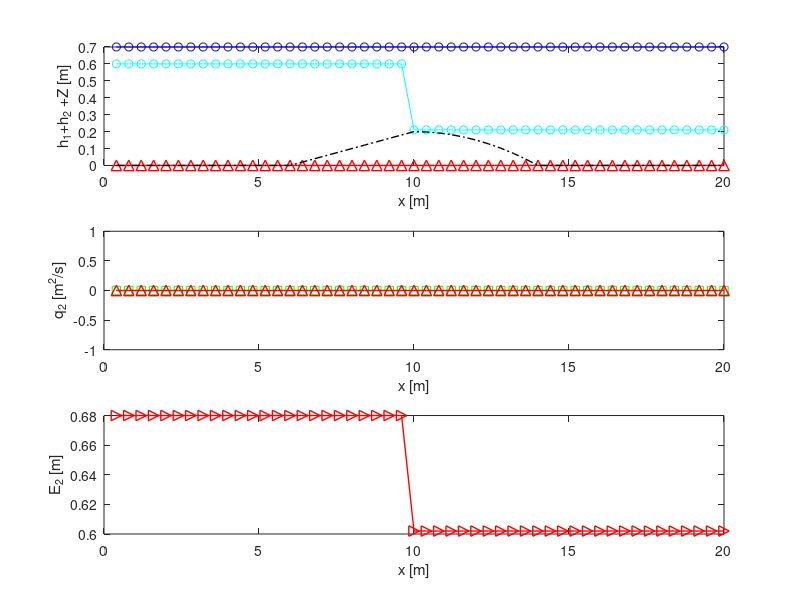

Recreate this plot in MATLAB. (Note: this script raises an error after producing the figure.)

%%%%%%%%%%%%%%%%%%%%%%%%%%%%%%%%%%%%%%%%%%%%%%%%%%%%%%%%%%%%%%%%%%%%%%%%%%%%%
% The well-balanced algorithm preserves stationary shockwaves for two-layer
% shallow water equations.

%this is part of a paper titled "preserving stationary discontinuities in
%two-Layer shallow water equations with a novel well-balanced approach".

% majid akbari* 2023.
%* Department of Civil Engineering, University of Sistan and
%Baluchestan, Zahedan, Iran.
%Email: majidakbari@pgs.usb.ac.ir   ORCIDE: 0000-0002-8659-3753 

% the code will be updated soon...
%%%%%%%%%%%%%%%%%%%%%%%%%%%%%%%%%%%%%%%%%%%%%%%%%%%%%%%%%%%%%%%%%%%%%%%%%%%%%

clc
clear;
for kr=1:4 % loop for 4 different density ratio
for kn=1:6 % loop for 6 different mesh sizes

nk=[50 100 200 400 800 3200]; % mesh
rk=[0.8 0.92 0.98 0.99]; % table of density ratio

rr=rk(kr); % density ratio
n = nk(kn)+3; % mesh size

t=0; % start time
a=(n-3)/20;
dx = 1/a; % space interval
g = 9.81; % gravity
CFL=0.5;% courant number

H(1:n+2) = zeros;
U(1:n+2) = zeros; 
Z(1:n+2) = zeros;
Ul1(1:n+2) = zeros;


i=6*a:10*a;
     Z(i+1)=0.05.*((i/a-8+2)); %#ok<SAGROW>
i=10*a:14*a;    
    Z(i+1)=0.2-0.0125.*((i/a-12+2)).^2; %#ok<SAGROW>

% empty matrices
S1(1:n+2) = zeros;c1(1:n+2) = zeros;
S(1:n+2) = zeros;S3(1:n+2) = zeros;
Z1(1:n+2) = zeros;
B(1:n+2) = zeros;M(1:n+2) = zeros;
C(1:n+2) = zeros;J(1:n+2) = zeros;
D(1:n+2) = zeros;L1(1:n+2) = zeros;
E(1:n+2) = zeros;u2(1:n+2) = zeros;S2(1:n+2) = zeros;BB(1:n+2) = zeros;
k(1:n+2) = zeros;Fu1(1:n+2) = zeros;
h1(1:n+2) = zeros;h2(1:n+2) = zeros;

B1(1:n+2) = zeros;C1(1:n+2) = zeros;C2(1:n+2) = zeros;C3(1:n+2) = zeros;
z(1:n+2)=zeros;h(1:n+2)=zeros;L(1:n+2) = zeros;JJ(1:n+2) = zeros;
A(1:n+2)=zeros;h3(1:n+2) = zeros;
P(1:n+2)=zeros;Q(1:n+2)=zeros;DT(1:n+2) = zeros;
C4(1:n+2) = zeros;F2(1:n+2) = zeros;
U1(1:n+2) = zeros;zl1(1:n+2) = zeros;zl(1:n+2) = zeros;
SS(1:n+2) = zeros;
c2(1:n+2)=zeros;z1(1:n+2)=zeros;
SR(1:n+2)=zeros;SRe(1:n+2)=zeros;
SL(1:n+2)=zeros;SLe(1:n+2)=zeros;
X(1:n+2)=zeros;T1(1:n+2)=zeros;Tl11(1:n+2)=zeros;
F(1:n+2) = zeros;
Fu(1:n+2) = zeros;

q1(1:n+2) = zeros;
Fl1p(1:n+2)=zeros;Fl1m(1:n+2) = zeros;q2(1:n+2) = zeros;

hl2(1:n+2)=zeros;hl3(1:n+2) = zeros;
SLe1(1:n+2)=zeros;SLe2(1:n+2)=zeros;SRe2(1:n+2)=zeros;SRe1(1:n+2)=zeros;
Sl1(1:n+2) = zeros;

Fu2(1:n+2)=zeros;

FHpl1(1:n+2)=zeros;
FHml1(1:n+2)=zeros;
FUpl1(1:n+2)=zeros;
FUml1(1:n+2)=zeros;

Fup2(1:n+2)=zeros;
Fum2(1:n+2)=zeros;

Fp(1:n+2)=zeros;
Fm(1:n+2)=zeros;

FHp(1:n+2)=zeros;
FHm(1:n+2)=zeros;
FUp(1:n+2)=zeros;
FUm(1:n+2)=zeros;

% inital dam break
H(1:(n-2)/2)=0.6-Z(1:(n-2)/2);
H((n-2)/2:end)=0.21-Z((n-2)/2:end);% lower layer water height 
Hl1= 0.7-H-Z;% upper layer water height 


if kr==1
 tend=500.0005; 
elseif kr==2   
tend=1500.0005; 
elseif kr==3
tend=2000.0005;
elseif kr==4
tend=4000.0005;
end
tend=1000;
while  t <= tend
   

    v1 = max(abs(Ul1./Hl1) +...
        sqrt(g*(Hl1)));
    v2= max(abs(U./H) +...
        sqrt(g*(rr.*Hl1+H)));

   if t>0
       CFL=0.7;
   end
    
  v = max(v1,v2);
  dt = CFL*(dx/v); % timestep is chosen dynamically
 
   t = t+ dt;

% draw subplot 1
xx=(1:n-3)./a-1.*dx;
if t>0
subplot(3,1,1)

x=(1:n-3)./a;
i=2:n-2;
plot(x,(H(i)+Z(i)),'co-',x,(Hl1(i)+H(i)+Z(i)),'bo-',x,SS(i),'r^-','MarkerSize',7.5,'LineWidth',1.0)

hold on
plot(x,Z(i),'k-.','LineWidth',1.0)

xlabel('x [m]');
ylabel('h_1+h_2 +Z [m]');


hold off

grid off

subplot(3,1,2)

x=(1:n-3)./a;
i=2:n-2;

plot(x,(U(i)),'gs-',x,BB(i),'r^-','MarkerSize',7.5,'LineWidth',1.0)
hold off

xlabel('x [m]');
ylabel('q_2 [m^2/s]');

subplot(3,1,3)
plot(x,(0.5.*1./g.*(U(i)./H(i)).^2+rr.*Hl1(i)+H(i)+Z(i)),'r>-','MarkerSize',7.5,'LineWidth',1.0)

xlabel('x [m]');
ylabel('E_2 [m]');

if t<=dt
hfig1=figure(1);
set(hfig1,'position',[5 5 700 1800])
end
end


drawnow
i = 2:n;

%%%
Fum2(i)=U(i).^2./((H(i)))+0.5.*g.*((H(i)).^2); % layer 2 flux
Fup2(i)=U(i+1).^2./((H(i+1)))+0.5.*g.*((H(i+1)).^2);

Fl1p(i)=Ul1(i+1).^2./((Hl1(i+1)))+0.5.*g.*((Hl1(i+1)).^2); % layer 1 flux
Fl1m(i)=Ul1(i).^2./((Hl1(i)))+0.5.*g.*((Hl1(i)).^2);
%%
%Algorithen to Compute Shock Position
%%%%%%%%%%%%%%%%%%%%
J(i)=0.5.*(Ul1(i+1)+Ul1(i));
q01(i)=J(i).^2./(Hl1(i).*Hl1(i+1));
%%%%%%%%%%%%%%%%%%%%
J(i)=0.5.*(U(i+1)+U(i));
q02(i)=J(i).^2./(H(i).*H(i+1));
%%%%%%%%%%%%%%%%%%%%


B2(i)=0.5.*g.*(H(i)+H(i+1)).*(1-rr).*(H(i+1)-H(i));

J(i)=0.5.*(U(i)+U(i+1));

Fu(i)=(J(i)).^2./H(i)+0.0.*(g.*H(i).^2);
Fu1(i)=(J(i)).^2./H(i+1)+0.0.*(g.*H(i+1).^2);

P(i)=-((Fu1(i)-Fu(i))+B2(i))./(H(i+1)-H(i));

%%%%%%%%%%%%
C0(i)=0.5.*(Hl1(i+1)+Hl1(i));
C01(i)=0.5.*(H(i+1)+H(i));

B02(i)=0.5.*g.*(H(i)+H(i+1)).*rr.*(Hl1(i+1)-Hl1(i));

B01(i)=0.5.*g.*(Hl1(i)+Hl1(i+1)).*(H(i+1)-H(i));

Sl1s(i)=(1.*-g.*(0.5.*Hl1(i+1)+0.5.*Hl1(i)).*(Z(i+1)-Z(i))+(q01(i)-g.*C0(i)).*(Hl1(i+1)-Hl1(i)));

S2s(i)=(1.*-g.*(0.5.*H(i)+0.5.*H(i+1)).*(Z(i+1)-Z(i))-g.*0.5.*(H(i)+H(i+1)).*rr.*(Hl1(i+1)-Hl1(i)));

%%%%%%%%%%%%%%%%%%%%%% TLSWES  %%%%%%%%%%%%%%%%%%%%%%%%%
%%%%%%%%%%%%%%%%%%%%%% layer 1 %%%%%%%%%%%%%%%%%%%%%%%%%

Q1(i)=-(q01(i)-g.*C0(i)).*(Hl1(i+1)-Hl1(i));

F21(i)=(Q1(i))./(Hl1(i+1)-Hl1(i));

Q2(i)=-(q02(i)-g.*C01(i)).*(H(i+1)-H(i));

F42(i)=(Q2(i)-S2s(i))./(H(i+1)-H(i));

F22(i)=(+B01(i)-Sl1s(i))./(H(i+1)-H(i));

F41(i)=(+B02(i))./(Hl1(i+1)-Hl1(i));

P(i)=-(F21(i).*F42(i)-F22(i).*F41(i));
P(isinf(P))=0;
P(isnan(P))=0;

h(i)=H(i-1);
h1(i)=H(i-1);
h2(i)=H(i+1);

C1(i)=(P(i-1));
C2(i)=(P(i));
C3(i)=(P(i+1));

Q1(i)=-(q01(i)-g.*C0(i)).*(Hl1(i+1)-Hl1(i));

F21(i)=(Q1(i))./(Hl1(i+1)-Hl1(i));

Q2(i)=-(q02(i)-g.*C01(i)).*(H(i+1)-H(i));

F42(i)=(Q2(i))./(H(i+1)-H(i));

F22(i)=(+B01(i))./(H(i+1)-H(i));

F41(i)=(+B02(i))./(Hl1(i+1)-Hl1(i));

P(i)=-(F21(i).*F42(i)-F22(i).*F41(i));
P(isinf(P))=0;
P(isnan(P))=0;
C(i)=(P(i-1));
F(i)=(C(i-1));
C4(i)=(P(i+1));

%%% shock position
J(i)=min(C(i),max(P(i),C2(i)));
JJ(i)=min(F(i),max(C(i),C1(i)));

ttS=find(JJ>0 & J<0);

%%
Fr1=H;
Fr2=H;
G=H;G1=H;
G2=H;G3=H;
c2(i)=(1-rr).*(g.*H(i)); %layer 2

c1(i)=(1-rr).*(Hl1(i).*g); %layer 1

Fr1(i)=(Ul1(i)./Hl1(i)).^2./c1(i); %layer 1

Fr2(i)=(U(i)./H(i)).^2./c2(i);%layer 2

G(i)=-(Fr1(i)+Fr2(i)-(1-rr).*Fr1(i).*Fr2(i)-1);
c2(i)=(g.*H(i)); %layer 2

c1(i)=(Hl1(i).*g); %layer 1

G(i)=((U(i)./H(i)).^2-c2(i)).*((Ul1(i)./Hl1(i)).^2-c1(i))-g.^2.*H(i).*Hl1(i).*rr;
G1(i)=G(i+1);
%%
h(i)=Hl1(i+1);
ttY1=find(C>0 & P<0 & H>h2);
ttY2=find(P>0 & C4<0 & H<h2);

ttC1=find(C>0 & P<0);
ttC2=find(P>0 & C4<0);
ttC10=find(JJ>0 & J<0);
ttC20=find(C2>0 & C3<0);

tE1=find(C>0 & P<0  & H<h2);% selective energy balanced
tE2=find(P>0 & C4<0 & H<h2);% selective energy balanced

h(i)=H(i+2);

tYY1=find(C1>0 & J<0);
tYY2=find(J>0 & C3<0);
tYY10=find(C>0 & P<0);
tYY20=find(P>0 & C4<0);

tef=find(G>0 & G1<0 & h1>h2); % critical point-entropy fix

ttY=[ttY2 ttY1];
ttC=[ttC2,ttC1,ttC20,ttS];
tE=[tE1,tE2];
tYY=[tYY1,tYY2,tYY10,tYY20];

ttD=ttY;

SS(:)=nan;
BB(:)=nan;


if t>0
  %shock pos  
disp("Xs=");disp(xx(ttS))  
H(ttS)+Z(ttS)

SS(ttS)=H(ttS)+Z(ttS);
BB(ttS)=U(ttS);
end


FD=H;
FD(i)=1;
FD(ttC)=0;

FE=H;
FE(i)=1;
FE(tE)=0; % selective energy balanced

FC(i)=1; %#ok<*SAGROW> 
FC(tef)=0; %entropy fix
%%
% algorithem to compute the direction of internal shock

%%%%%%%%%%%%%%%%%%%%
J(i)=0.5.*(Ul1(i+1)+Ul1(i-1));
qf1(i)=J(i).^2./(Hl1(i-1).*Hl1(i+1));
%%%%%%%%%%%%%%%%%%%%
J(i)=0.5.*(U(i+1)+U(i-1));
qf2(i)=J(i).^2./(H(i-1).*H(i+1));
%%%%%%%%%%%%%%%%%%%%

C(i)=0.5.*(Hl1(i+1)+Hl1(i-1));

C1(i)=0.5.*(H(i+1)+H(i-1));

Q1(i)=qf1(i)-(-g.*C(i)).*(Hl1(i+1)-Hl1(i-1));

Q10(i)=-(qf1(i)-g.*C(i)).*(Hl1(i+1)-Hl1(i-1));

Q2(i)=-(qf2(i)-g.*C1(i)).*(H(i+1)-H(i-1));

B2(i)=0.5.*g.*(H(i-1)+H(i+1)).*rr.*(Hl1(i+1)-Hl1(i-1));


Sl1s(i)=-g.*0.5.*(Hl1(i+1)+Hl1(i-1)).*(Z(i+1)-Z(i-1));

B1(i)=0.5.*g.*(Hl1(i+1)+Hl1(i-1)).*(H(i+1)-H(i-1))-Sl1s(i);

D(i)=(0.5.*(Ul1(i+1)+Ul1(i-1))-0.25.*(Hl1(i+1)+Hl1(i-1)).*(0.5.*(Ul1(i+1)+Ul1(i-1))./Hl1(i+1)+0.5.*(Ul1(i+1)+Ul1(i-1))./Hl1(i-1))).*(0.5.*(Ul1(i+1)+Ul1(i-1))./(Hl1(i+1))-0.5.*(Ul1(i+1)+Ul1(i-1))./(Hl1(i-1)));


S2s(i)=-g.*0.5.*(H(i+1)+H(i-1)).*(Z(i+1)-Z(i-1));

B1E(i)=B1(i)-D(i);
%%%%%%%%%%%%%%%%%%%%%%%%%%%%%%%
F21s(i)=(Q10(i)-D(i))./(Hl1(i+1)-Hl1(i-1));

F42s(i)=(Q2(i)+B2(i)-S2s(i))./(H(i+1)-H(i-1));

F22s(i)=(Q10(i)+B1E(i))./(H(i+1)-H(i-1));

F41s(i)=B2(i)./(Hl1(i+1)-Hl1(i-1));
%%%%%%%%%%% Shock Direction %%%%%%%%%%
J(i)=(-(F21s(i).*F42s(i)-F22s(i).*F41s(i)));
X(:)=J(:);
X(J>0)=0;
X(J<0)=1;

J(i)=X(i);

z1(:)=Z(:);
z(:)=Z(:);
zl1=Z;
zl=Z;
h2=H;
h3=H;
hl2=Hl1;
hl3=Hl1;
hl02=Hl1;
hl03=Hl1;

h1(:)=H(:);
hl01(:)=Hl1(:);
Z1(:)=Z(:);

j=ttS; % shock postion (left or right jump state)

Z1(j)=J(j).*Z(j-1)+(1-J(j)).*Z(j+1);% Moving fixes

z1(j)=J(j).*Z(j)+(1-J(j)).*Z(j+1);% stationary fixes
z(j)=J(j).*Z(j-1)+(1-J(j)).*Z(j);% stationary fixes

h1(j)=J(j).*H(j-1)+(1-J(j)).*H(j+1);% Moving fixes

h2(j)=J(j).*H(j)+(1-J(j)).*H(j+1);% stationary fixes
h3(j)=J(j).*H(j-1)+(1-J(j)).*H(j);% stationary fixes

hl01(j)=J(j).*Hl1(j-1)+(1-J(j)).*Hl1(j+1); % Moving fixes
hl02(j)=J(j).*Hl1(j)+(1-J(j)).*Hl1(j+1);% stationary fixes
hl03(j)=J(j).*Hl1(j-1)+(1-J(j)).*Hl1(j);% stationary fixes
%%
% reconstructing the lower layer momentum equation and its non-conservative products.
%%%%%%%%%%%%%%   TLSWEs fixer

Fu(i)=((U(i).^2)./h2(i))+0.5.*g.*(h2(i)).^2;
Fu1(i)=((U(i).^2)./h3(i))+0.5.*g.*(h3(i)).^2;

T2(i)=Fu1(i+1)-Fu(i);

Fu(i)=((U(i).^2)./h1(i))+0.5.*g.*(h1(i)).^2;
Fu1(i)=((U(i).^2)./h1(i))+0.5.*g.*(h1(i)).^2;

T1(i)=Fu1(i+1)-Fu(i);

Fu(i)=((U(i).^2)./h1(i))+0.5.*g.*((h1(i)).^2);

%%%% source term layer2
S2s(i)=-g.*0.5.*(h3(i+1)+h2(i)).*(z(i+1)-z1(i));

E(i)=Z(i+1)-Z(i);
E(E>0)=1;
E(E<0)=0;

S3(i)=(-g.*((1-E(i)).*(h3(i+1))+(E(i)).*(h2(i))-abs(z(i+1)-z1(i))./2).*(z(i+1)-z1(i)));

D(i)=(0.5.*(U(i+1)+U(i))-0.25.*(h3(i+1)+h2(i)).*(U(i+1)./h3(i+1)+U(i)./h2(i))).*(0.5.*(U(i+1)+U(i))./(h3(i+1))-0.5.*(U(i+1)+U(i))./(h2(i)));
D(isnan(D))=1;
D(isinf(D))=1;
D(D<0.0)=0;
D(D>1)=1;

S2(ttY)=S2s(ttY);
S2(i)=-g.*0.5.*(h3(i+1)+h2(i)).*(z(i+1)-z1(i));
S2m(i)=-g.*0.5.*(h2(i)+h2(i)).*(z(i+1)-z1(i));
S2p(i)=-g.*0.5.*(h3(i+1)+h3(i+1)).*(z(i+1)-z1(i));

S1(i)=-g.*0.5.*(h1(i+1)+h1(i)).*(Z1(i+1)-Z1(i));


S1p(i)=-g.*0.5.*(h1(i+1)+h1(i+1)).*(Z1(i+1)-Z1(i));
S1m(i)=-g.*0.5.*(h1(i)+h1(i)).*(Z1(i+1)-Z1(i));
%%%%%%

Fu1(i)=(Ul1(i).^2./hl2(i))+0.5.*g.*((hl2(i)).^2);
Fu2(i)=(Ul1(i).^2./hl3(i))+0.5.*g.*((hl3(i)).^2);
Tl11(i)=Fu2(i+1)-Fu1(i);
%%
%%%% selectve energy balanced sourcer term  layer 1
Sl1s(i)=-g.*0.5.*(hl3(i+1)+hl2(i)).*(zl(i+1)-zl1(i));

E(i)=Z(i+1)-Z(i);
E(E>0)=1;
E(E<0)=0;

S3(i)=(-g.*((1-E(i)).*(hl3(i+1))+(E(i)).*(hl2(i))-abs(zl(i+1)-zl1(i))./2).*(zl(i+1)-zl1(i)));
D(i)=(0.5.*(Ul1(i+1)+Ul1(i))-0.25.*(hl3(i+1)+hl2(i)).*(U(i+1)./h3(i+1)+Ul1(i)./hl2(i))).*(0.5.*(Ul1(i+1)+Ul1(i))./(hl3(i+1))-0.5.*(Ul1(i+1)+Ul1(i))./(hl2(i)))./(S3(i)-Sl1(i));


Sl1(ttY)=Sl1s(ttY);
Sl1(i)=-g.*0.5.*(hl3(i+1)+hl2(i)).*(zl(i+1)-zl1(i));
Sl1m(i)=-g.*0.5.*(hl3(i)+hl2(i)).*(zl(i+1)-zl1(i));
Sl1p(i)=-g.*0.5.*(hl3(i+1)+hl2(i+1)).*(zl(i+1)-zl1(i));
%%%%%

%%%%%%%%%%%%%%
D(i)=(0.5.*(U(i+1)+U(i))).^2.*(1./h1(i+1)-1./h1(i))-(0.5.*(h1(i+1)+h1(i))).*(0.5.*(U(i+1)+U(i))).^2.*(1./(2.*h1(i+1).^2)-1./(2.*h1(i).^2));
B21(i)=0.5.*g.*(h1(i+1)+h1(i)).*rr.*(hl01(i+1)-hl01(i))-0.*D(i);
B21e(i)=(0.5.*g.*(h1(i)+h1(i+1)).*rr.*(hl01(i+1)-hl01(i)))-S1(i)-0.*D(i);
B21p(i)=(0.5.*g.*(h1(i+1)+h1(i+1)).*rr.*(hl01(i+1)-hl01(i)))-S1p(i);

B21m(i)=(0.5.*g.*(h1(i)+h1(i)).*rr.*(hl01(i+1)-hl01(i)))-S1m(i);

D(i)=(-D(i)+B21e(i)-B21m(i))./(B21p(i)-B21m(i));
D(isnan(D))=0;
D(isinf(D))=0;
D(D<0.0)=0;
D(D>1)=1;

B21e(i)=FE(i).*((1-D(i)).*B21m(i)+D(i).*B21p(i))+(1-FE(i)).*B21e(i);

D(i)=(0.5.*(U(i+1)+U(i))).^2.*(1./h3(i+1)-1./h2(i))-(0.5.*(h3(i+1)+h2(i))).*(0.5.*(U(i+1)+U(i))).^2.*(1./(2.*h3(i+1).^2)-1./(2.*h2(i).^2));

D(ttD)=0;


B2(i)=0.5.*g.*(h3(i+1)+h2(i)).*rr.*(hl03(i+1)-hl02(i))+0.*D(i);
B2e(i)=(0.5.*g.*(h3(i+1)+h2(i)).*rr.*(hl03(i+1)-hl02(i)))-S2(i)-0.*D(i);
B2p(i)=(0.5.*g.*(h3(i+1)+h3(i+1)).*rr.*(hl03(i+1)-hl02(i)))-S2p(i);
B2m(i)=(0.5.*g.*(h2(i)+h2(i)).*rr.*(hl03(i+1)-hl02(i)))-S2m(i);

D(i)=(-D(i)+B2e(i)-B2m(i))./(B2p(i)-B2m(i));
D(isnan(D))=0;
D(isinf(D))=0;
D(D<0.0)=0;
D(D>1)=1;

B2e(i)=FE(i).*((1-D(i)).*B2m(i)+D(i).*B2p(i))+(1-FE(i)).*B2e(i);

%%%% selectve energy balanced sourcer term  layer 1
D(i)=(0.5.*(Ul1(i+1)+Ul1(i))-0.25.*(hl3(i+1)+hl2(i)).*(0.5.*(Ul1(i)+Ul1(i+1))./hl3(i+1)+0.5.*(Ul1(i+1)+Ul1(i))./hl2(i))).*(0.5.*(Ul1(i+1)+Ul1(i))./(hl3(i+1))-0.5.*(Ul1(i+1)+Ul1(i))./(hl2(i)));


B1(i)=0.5.*g.*(hl3(i+1)+hl2(i)).*(H(i+1)-H(i))+0.*D(i);
Sl1(i)=-g.*0.5.*(hl3(i+1)+hl2(i)).*(zl(i+1)-zl1(i));
B1e(i)=(0.5.*g.*(hl3(i+1)+hl2(i)).*(H(i+1)-H(i)))-Sl1(i)-0.*D(i);
B1p(i)=(0.5.*g.*(hl3(i+1)+hl2(i+1)).*(H(i+1)-H(i)))-Sl1p(i);
B1m(i)=(0.5.*g.*(hl3(i)+hl2(i)).*(H(i+1)-H(i)))-Sl1m(i);

D(i)=(-D(i)+B1e(i)-B1m(i))./(B1p(i)-B1m(i));
D(isnan(D))=1;
D(isinf(D))=1;
D(D<0.0)=0;
D(D>1)=1;


B1e(i)=((1-D(i)).*B1m(i)+D(i).*B1p(i));


%%
% numerical viscosity term controler
%%%%%%%%%%%%%%%%%%%%
J(i)=0.5.*(Ul1(i+1)+Ul1(i));
q1(i)=J(i).^2./(hl2(i).*hl3(i+1));
%%%%%%%%%%%%%%%%%%%%
J(i)=0.5.*(U(i+1)+U(i));
q2(i)=J(i).^2./(h2(i).*h3(i+1));
%%%%%%%%%%%%%%%%%%%%
J(i)=0.5.*(U(i+1)+U(i));
q21(i)=J(i).^2./(h1(i).*h1(i+1));
%%%%%%%%%%%%%%%%%%%%
J(i)=0.5.*(Ul1(i+1)+Ul1(i));
q01(i)=J(i).^2./(Hl1(i).*Hl1(i+1));
%%%%%%%%%%%%%%%%%%%%
J(i)=0.5.*(U(i+1)+U(i));
q02(i)=J(i).^2./(H(i).*H(i+1));
%%%%%%%%%%%%%%%%%%%%

B02(i)=0.5.*g.*(H(i)+H(i+1)).*rr.*(Hl1(i+1)-Hl1(i));

B01(i)=0.5.*g.*(Hl1(i)+Hl1(i+1)).*(H(i+1)-H(i));

C(i)=0.5.*(hl3(i+1)+hl2(i));

C1(i)=0.5.*(h3(i+1)+h2(i));

C21(i)=0.5.*(h1(i+1)+h1(i));


FD(i)=1;
FD(tYY)=0;
%%%%%%%%%%%%%%%%%%%%%% TLSWES  %%%%%%%%%%%%%%%%%%%%%%%%%
%%%%%%%%%%%%%%%%%%%%%% layer 1 %%%%%%%%%%%%%%%%%%%%%%%%%
Q01(i)=-(q01(i)-g.*C0(i)).*(Hl1(i+1)-Hl1(i));
Q02(i)=-(q02(i)-g.*C01(i)).*(H(i+1)-H(i));

Q2(i)=-(q21(i)-g.*C21(i)).*(h1(i+1)-h1(i));

F21(i)=Q01(i);

F42(i)=Q02(i);

F22(i)=+B01(i);

F41(i)=+B21(i);

Q1(i)=-(q1(i)-g.*C(i)).*(hl3(i+1)-hl2(i));
Q2(i)=-(q02(i)-g.*C01(i)).*(h1(i+1)-h1(i));


Q01(i)=-(q1(i)-g.*C(i)).*(H(i+1)-H(i)+Z(i+1)-Z(i));

F21(i)=FD(i).*Q1(i)+(1-FD(i)).*Q1(i);

F42(i)=Q02(i);

F22(i)=B01(i);

F21z(i)=FD(i).*Q1(i)+(1-FD(i)).*Q1(i);

F22z(i)=FD(i).*B01(i)+(1-FD(i)).*B01(i);

F41(i)=B02(i);

Q2(i)=-(q21(i)-g.*C21(i)).*(h1(i+1)-h1(i));

B210(i)=-0.5.*g.*(h1(i+1)+h1(i)).*rr.*(hl01(i+1)-hl01(i));

B210(i)=-0.5.*g.*(h1(i+1)+h1(i)).*rr.*(h1(i+1)-h1(i)+Z1(i+1)-Z1(i));

%%%%%%%%%%%%%%%%%%%%%%%%%%%%%%%%%%%%%%%%%
Q1(i)=-(q1(i)-g.*C(i)).*(hl3(i+1)-hl2(i));
Q2(i)=-(q2(i)-g.*C1(i)).*(h3(i+1)-h2(i));

F42s=H;
F21s=H;

F21s(i)=Q1(i);
F42s(i)=Q2(i)+B2e(i);
F22s(i)=Q1(i)+B1e(i);
F41s(i)=B2(i);

FS=F;
FS(i)=F21s(i).*F42s(i)-F22s(i).*F41s(i);

FS2(i)=F21(i).*F42(i)-F22(i).*F41(i);

F21s(i)=Q1(i);

F42s(i)=Q2(i)+B2e(i);

F22s(i)=Q1(i)+B1e(i);

F41s(i)=B2(i);

FS3=F;
FS3(i)=FS(i)./FS2(i);
FS3(isinf(FS3))=0;
FS3(isnan(FS3))=0;
%%%%%%%%%%%%%%%%%%%%%

%%%%%%%%%%%%%%%%%%%%%%%%%%%%%%%%%%%%%%%%%
Q1(i)=-(q1(i)-g.*C(i)).*(hl3(i+1)-hl2(i));
Q2(i)=-(q21(i)-g.*C21(i)).*(h1(i+1)-h1(i));

F21s(i)=(Q1(i)+0.*B1(i)-0.*Sl1(i));

F42s(i)=(Q2(i)+B21e(i));

F22s(i)=(Q1(i)+B1e(i));

F41s(i)=(0.*Q2(i)+B21(i)+0.*S1(i));


FS(i)=F21s(i).*F42s(i)-F22s(i).*F41s(i);
FS2(i)=F21(i).*F42(i)-F22(i).*F41(i);
FS31=F;
FS31(i)=FS(i)./FS2(i);
FS31(isinf(FS31))=0;
FS31(isnan(FS31))=0;
%%%%%%%%%%%%%%%%%%%%%% MLSWEs
%%%%%%%%%%%%%%%%%%%%%% layer 2

Q1(i)=-(q1(i)-g.*C(i)).*(hl3(i+1)-hl2(i));
Q2(i)=-(q2(i)-g.*C1(i)).*(h3(i+1)-h2(i));


F21s(i)=(Q1(i)+B1e(i));

F42s(i)=(Q2(i)+0.*B2(i)-0.*S2(i));

F22s(i)=(0.*Q1(i)+B1(i)-0.*Sl1(i));

F41s(i)=(Q2(i)+B2e(i));

FS(i)=F21s(i).*F42s(i)-F22s(i).*F41s(i);
FS2(i)=F21(i).*F42(i)-F22(i).*F41(i);

F21s(i)=(Q1(i)+B1e(i));

F42s(i)=(Q2(i));

F22s(i)=(+B1(i));

F41s(i)=(Q2(i)+B2e(i));

FS4=F;
FS4(i)=FS(i)./FS2(i);
FS4(isinf(FS4))=0;
FS4(isnan(FS4))=0;
%%%%%%%%%%%%%%%%%%%%%% MLSWEs
%%%%%%%%%%%%%%%%%%%%%% layer 2
Q1(i)=-(q1(i)-g.*C(i)).*(hl3(i+1)-hl2(i));
Q2(i)=-(q21(i)-g.*C21(i)).*(h1(i+1)-h1(i));


F21s(i)=(Q1(i)+(B1e(i)));

F42s(i)=(Q2(i)+0.*B21(i)-0.*S1(i));

F22s(i)=(0.*Q1(i)+(B1(i))-0.*Sl1(i));

F41s(i)=(Q2(i)+(B21(i))-S1(i));

FS(i)=F21s(i).*F42s(i)-F22s(i).*F41s(i);

FS2(i)=F21(i).*F42(i)-F22(i).*F41(i);
FS41=F;
FS41(i)=FS(i)./(FS2(i));
FS41(isinf(FS41))=0;
FS41(isnan(FS41))=0;
%%%%%%%%%%%%%%%%%%%%%%%%%%%%%%%%
%% 
% weighted technique- blending moving and stationary shockwave fixes.
%%%%%%%%%%%%%%%%%
J1(i)=(g./2*(h1(i)./h1(i+1)-h1(i+1)./h1(i)).*(h1(i)-h1(i+1))+0.*g./2.*(h1(i+1)+h1(i))./(h1(i+1).*h1(i)).*(Z1(i)-Z1(i+1)).*(h1(i)-h1(i+1))+...
    -1./(h1(i+1).*h1(i)).*B21e(i).*(h1(i)-h1(i+1)));

ST1(i)=(U(i)./h1(i).*h1(i+1)-sqrt(J1(i)).*h1(i+1));

aj=find(J1<0);

ST1(aj)=U(aj+1); %#ok<*FNDSB> 

if t<inf
u2(i)=ST1(i);
end

B21(i)=0.5.*g.*(h1(i+1)+h1(i)).*rr.*(hl01(i+1)-hl01(i));

B21E(i)=0.5.*g.*(h1(i+1)+h1(i)).*rr.*(h1(i)-h1(i+1)+Z1(i)-Z1(i+1));


B2(i)=0.5.*g.*(h3(i+1)+h2(i)).*rr.*(hl03(i+1)-hl02(i));

B1(i)=0.5.*g.*(hl3(i+1)+hl2(i)).*(H(i+1)-H(i));


Fp(i)=u2(i).^2./h1(i+1)+0.5.*g.*h1(i+1).^2;

Fm(i)=U(i).^2./h1(i)+0.5.*g.*h1(i).^2;

k42(i)=(Fp(i)-Fm(i)+B21e(i));

k22(i)=(Tl11(i)-Sl1(i)+B1(i));

k21(i)=Tl11(i);

k41(i)=B21(i);

k(i)=-(k42(i).*k21(i)-k22(i).*k41(i));

k42d(i)=(T2(i)+B2e(i));

k42c(i)=(T1(i)+B21e(i));

DT(i)=(k42d(i)-k42(i))./(k42d(i)-k42c(i));
DT(isnan(DT))=0;
DT(isinf(DT))=0;
DT(DT<0)=0;
DT(DT>1)=1;

F1=F2;
Tfs(i)=(1-DT(i)).*(T2(i)+B2e(i))+DT(i).*(T1(i)+B21e(i));
F2(i)=(1-DT(i)).*FS3(i)+DT(i).*FS31(i);
F1(i)=(1-DT(i)).*FS4(i)+DT(i).*FS41(i);

F1s=H;
F2s(i)=(1-DT(i)).*FS3(i)+DT(i).*0;
F1s(i)=(1-DT(i)).*FS4(i)+DT(i).*0;

FF(i)=1;
FF(ttY)=0;

G2(i)=Hl1(i+1)-Hl1(i);

G1(i)=H(i+1)-H(i);


FU=H*0+1;

FD(i)=1;
FD(ttC)=0;  
D(i)=1;
D(G2<0 | G1>0)=0;

M(i)=0;
F(i)=min(F1(i-1),F2(i-1));

G(i)=max(min((H(i+1)-H(i))./(H(i+2)-H(i)),1),0);

G1(i)=max(min((Hl1(i+1)-Hl1(i))./(Hl1(i+2)-Hl1(i)),1),0);

M(i)=(1-max(G(i),G1(i))).*F(i);

     FU(i)=((1-FF(i)).*D(i-1).*M(i)+FF(i));

   F2(i)=((1-FF(i)).*D(i-1).*min(F2(i),M(i))+FF(i).*(FD(i).*F2(i)+(1-FD(i)).*F2s(i)));

   F1(i)=((1-FF(i)).*D(i-1).*min(F1(i),M(i))+FF(i).*(FD(i).*F1(i)+(1-FD(i)).*F1s(i)));


  F2(i)=(1-FC(i)).*max(F2(i+1),F2(i))+FC(i).*F2(i);

  F1(i)=(1-FC(i)).*max(F1(i+1),F1(i))+FC(i).*F1(i);
%%
% numerical viscosity fixes
F1(i)=(max(0,min(F1(i),1)));
F2(i)=(max(0,min(F2(i),1)));
FU(i)=(max(0,min(FU(i),1)));

%%
% implementing Energy-balanced HLL scheme
%%%%%%%%%%%%%%%%%%%%%%%%% HLL-MSF solver %%%%%%%%%%%%%%%%%%%%%%%%

% layer 2
C1(i)=(F2(i).*(H(i+1)-H(i)));

c2(i)=sqrt((H(i)+rr*Hl1(i)).*g); %layer 2

c1(i)=sqrt(Hl1(i).*g); %layer 1

SRe1(i)=max(Ul1(i+1)./Hl1(i+1)+c1(i+1),Ul1(i)./Hl1(i)+c1(i)); %wave bounds
SLe1(i)=min(Ul1(i+1)./Hl1(i+1)-c1(i+1),Ul1(i)./Hl1(i)-c1(i));

SRe2(i)=max(U(i+1)./H(i+1)+c2(i+1),U(i)./H(i)+c2(i)); %wave bounds
SLe2(i)=min(U(i+1)./H(i+1)-c2(i+1),U(i)./H(i)-c2(i));

SRe(i)=max(0,max(SRe2(i),SRe1(i)));

SLe(i)=min(0,min(SLe2(i),SLe1(i)));

X(i)=(SLe(i).*SRe(i)).*(C1(i));
FHm(i)=(-SRe(i).*(U(i+1)-U(i))+X(i))./(SRe(i)-SLe(i));% HLL layer 2
FHp(i)=(-SLe(i).*(U(i+1)-U(i))+X(i))./(SRe(i)-SLe(i));

X(i)=SLe(i).*SRe(i).*(U(i+1)-U(i));

FUm(i)=(-SRe(i).*(Tfs(i))+X(i))./(SRe(i)-SLe(i)); % HLL layer 2
FUp(i)=(-SLe(i).*(Tfs(i))+X(i))./(SRe(i)-SLe(i));

%%
% Updating Solution layer 2
H(i)=H(i)+dt.*(-1./(dx).*(FHp(i)-FHm(i-1)));
U(i)=U(i)+dt.*(-1./(dx).*(FUp(i)-FUm(i-1)));

%%
C1(i)=max(F1(i),F1(i)).*(Hl1(i+1)-Hl1(i));

X(i)=-(SR(i).*(C1(i)));

FHpl1(i)=(0.*(Ul1(i+1)+Ul1(i))+X(i))./(2);
FHml1(i)=(0.*(Ul1(i+1)+Ul1(i))+X(i))./(2);


X(i)=-SR(i).*(Ul1(i+1)-Ul1(i));

FUpl1(i)=(0+X(i))./(2);
FUml1(i)=(0+X(i))./(2);

Q(i)=Ul1(i+1)-Ul1(i);

L1(i)=(((0.5).*Q(i-1)+(0.5).*Q(i)));


L(i)=0.5.*(Tl11(i)+Tl11(i-1));

S(i)=0.5.*(Sl1(i)+Sl1(i-1));

B(i)=0.5.*(B1(i)+B1(i-1));


   X(i)=(SLe(i).*SRe(i)).*(C1(i));
FHpl1(i)=(-SRe(i).*(Ul1(i+1)-Ul1(i))+X(i))./(SRe(i)-SLe(i));%HLL
FHml1(i)=(-SLe(i).*(Ul1(i+1)-Ul1(i))+X(i))./(SRe(i)-SLe(i));

X(i)=SLe(i).*SRe(i).*FU(i).*(Ul1(i+1)-Ul1(i));

FUpl1(i)=(-SRe(i).*(Tl11(i)+B1e(i))+X(i))./(SRe(i)-SLe(i)); %HLL
FUml1(i)=(-SLe(i).*(Tl11(i)+B1e(i))+X(i))./(SRe(i)-SLe(i));

%%
% Updating Solution - layer 2
Hl1(i)=Hl1(i)+dt.*(-1./(dx).*((FHpl1(i)-FHml1(i-1))));
Ul1(i)=Ul1(i)+dt.*(-1./(dx).*((FUpl1(i)-FUml1(i-1))));
%%

% Impose Boundary Condition
H(1) = H(2);
U(1) = U(2);

Hl1(1) = Hl1(2);
Ul1(1) = Ul1(2);

H(n-1:n+2) =H(n-2);             
Hl1(n-1:n+2) = Hl1(n-2);
U(n-1:n+2) = U(n-2);
Ul1(n-1:n+2) = Ul1(n-2);



disp("t=");disp(t)
disp("density ratio=");disp(rr)

end
clearvars -except kr kn
end
end
